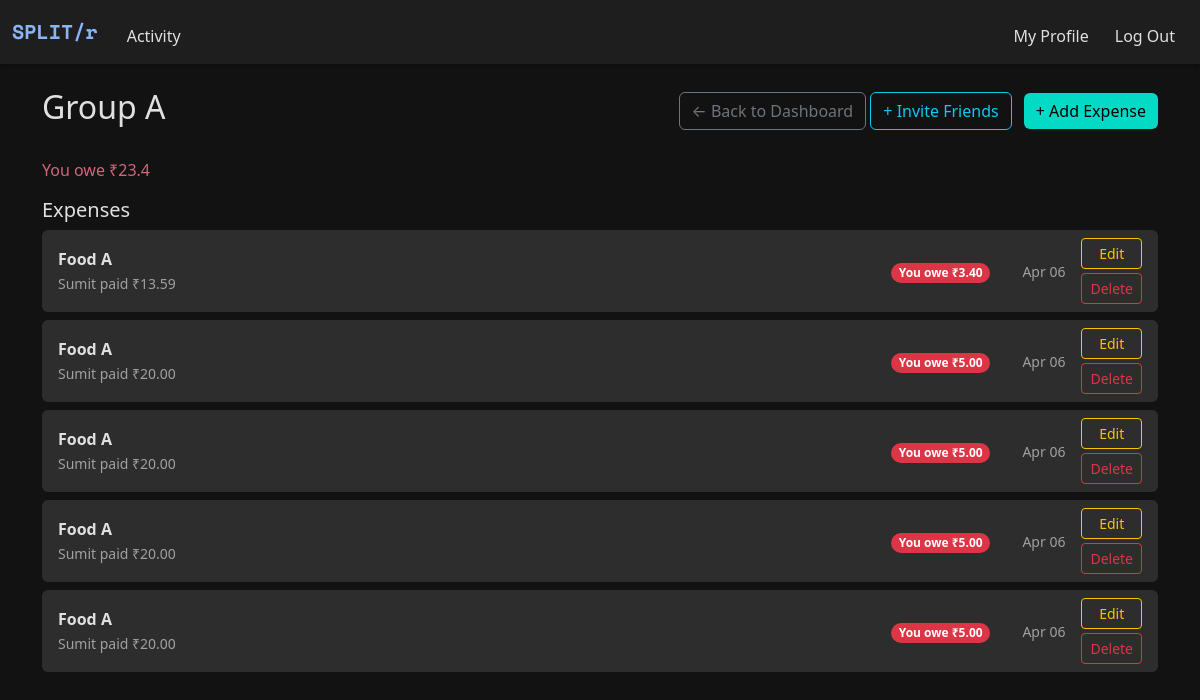
Before: /group/1 (signed in) with the older database file.
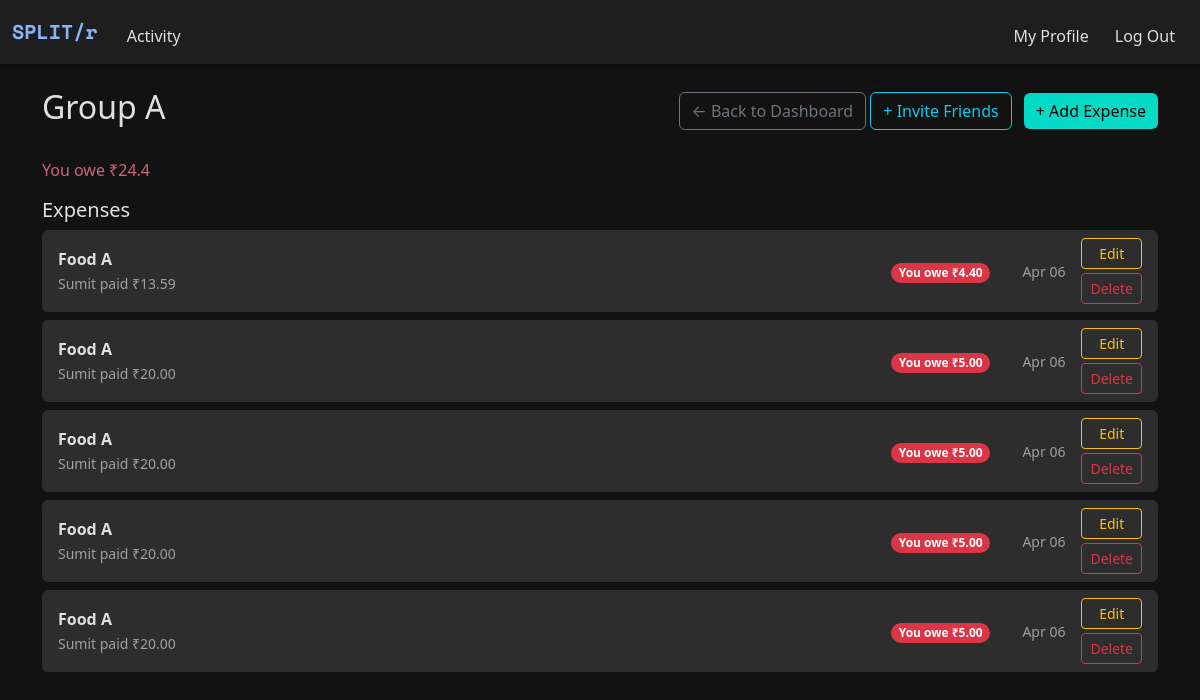
After: the same page with the newer database file.
### models.py (models this page shows)
class Group(db.Model):
    __tablename__ = "groups"
    id = db.Column(db.Integer, primary_key=True)
    name = db.Column(db.String(100), nullable=False)
    users = db.relationship("User", secondary="group_members", backref="groups")

class Expense(db.Model):
    __tablename__ = "expenses"
    id = db.Column(db.Integer, primary_key=True)
    description = db.Column(db.String(120))
    amount = db.Column(db.Float)
    paid_by_id = db.Column(db.Integer, db.ForeignKey("users.id"))
    group_id = db.Column(db.Integer, db.ForeignKey("groups.id"), nullable=True)  # Optional
    timestamp = db.Column(db.DateTime, default=datetime.now)
    splits = db.relationship("ExpenseSplit", backref="expense", lazy=True)
    paid_by = db.relationship("User", foreign_keys=[paid_by_id])

class User(db.Model):
    __tablename__ = "users"
    id = db.Column(db.Integer, primary_key=True)
    name = db.Column(db.String(100), nullable=False)
    username = db.Column(db.String(50), unique=True, nullable=False)
    password = db.Column(db.String(200), nullable=False)

class ExpenseSplit(db.Model):
    __tablename__ = "expense_split"
    id = db.Column(db.Integer, primary_key=True)
    expense_id = db.Column(db.Integer, db.ForeignKey("expenses.id"))
    user_id = db.Column(db.Integer, db.ForeignKey("users.id"))
    amount = db.Column(db.Float)

### app.py (the view)
@app.route('/group/<int:group_id>')
@login_required
def group_page(group_id):
    group = Group.query.get_or_404(group_id)
    current_user_id = session.get("user_id")
    if current_user_id not in [u.id for u in group.users]:
        flash("You do not have access to this group.", "danger")
        return redirect("/")
    expenses = Expense.query.filter_by(group_id=group.id).order_by(
        Expense.timestamp.desc()).all()
    balance = 0.0
    for expense in expenses:
        for split in expense.splits:
            if split.user_id == current_user_id:
                balance -= split.amount
        if expense.paid_by_id == current_user_id:
            balance += expense.amount
    return render_template(
        "group.html", group=group, expenses=expenses, balance=balance)

### helper.py (called while the page is built)
def login_required(f):
    @wraps(f)
    def decorated_function(*args, **kwargs):
        if "user_id" not in session:
            flash("You must be logged in to view this page.", "danger")
            return redirect("/login")
        return f(*args, **kwargs)
    return decorated_function

### templates/group.html (shortened to what this page needs)
{% extends "layout.html" %}
{% block main %}
<div class="container py-4">
    <div class="d-flex justify-content-between align-items-center mb-4">
        <h2>{{ group.name }}</h2>
        <div>
            <a href="/" class="btn btn-outline-secondary">← Back to Dashboard</a>
            <a href="{{ url_for('invite_friends', group_id=group.id) }}" class="btn btn-outline-info me-2">+ Invite Friends</a>
            <a href="{{ url_for('add_group_expense', group_id=group.id) }}" class="btn btn-success">+ Add Expense</a>
        </div>
    </div>
    {% if balance < 0 %}
        <p class="text-danger-custom">You owe ₹{{ -balance | round(2) }}</p>
    {% elif balance > 0 %}
        <p class="text-success-custom">You are owed ₹{{ balance | round(2) }}</p>
    {% else %}
        <p class="text-secondary-custom">All settled up in this group!</p>
    {% endif %}
    <h5>Expenses</h5>
    {% if expenses %}
        <ul class="list-unstyled">
            {% for expense in expenses %}
                {% set is_payer = expense.paid_by_id == session["user_id"] %}
                {% set user_split = expense.splits | selectattr("user_id", "equalto", session["user_id"]) | list %}
                {% set you_owe = user_split[0].amount if user_split else 0 %}
                {% set payer_name = expense.paid_by.name if expense.paid_by else "Unknown" %}
                <li class="mb-2 px-3 py-2 rounded" style="background-color: var(--dark-tertiary);">
                    <div class="d-flex justify-content-between align-items-center">
                        <div class="flex-grow-1 me-3">
                            <strong>{{ expense.description }}</strong><br>
                            <small class="text-muted-custom">{{ payer_name }} paid ₹{{ "%.2f"|format(expense.amount) }}</small>
                        </div>
                        <div class="text-center mx-3">
                            {% if is_payer %}
                                <span class="badge bg-success rounded-pill">You are owed ₹{{ "%.2f"|format(expense.amount - you_owe) }}</span>
                            {% else %}
                                <span class="badge bg-danger rounded-pill">You owe ₹{{ "%.2f"|format(you_owe) }}</span>
                            {% endif %}
                        </div>
                        <small class="text-muted-custom ms-3" style="white-space: nowrap;">
                            {{ expense.timestamp.strftime('%b %d') }}
                        </small>
                        <div class="ms-3 d-flex flex-column">
                            <a href="{{ url_for('edit_group_expense', group_id=group.id, expense_id=expense.id) }}"
                               class="btn btn-outline-warning btn-sm mb-1">Edit</a>
                            <form action="{{ url_for('delete_group_expense', group_id=group.id, expense_id=expense.id) }}"
                                  method="POST" onsubmit="return confirm('Are you sure you want to delete this expense?');">
                                <button type="submit" class="btn btn-outline-danger btn-sm">Delete</button>
                            </form>
                        </div>
                    </div>
                </li>
            {% endfor %}
        </ul>
    {% else %}
        <p class="text-muted-custom">No expenses added yet.</p>
    {% endif %}
</div>
{% endblock %}

### templates/layout.html (shortened to what this page needs)
<!DOCTYPE html>
<html lang="en">
<head>
    <link href="https://cdn.jsdelivr.net/npm/bootstrap@5.3.3/dist/css/bootstrap.min.css" rel="stylesheet">
    <link href="/static/style.css" rel="stylesheet">
</head>
<body>
    <nav class="navbar navbar-expand-md">
        <div class="container-fluid">
            <a class="navbar-brand space-mono" href="/">SPLIT/r</a>
            <div class="collapse navbar-collapse" id="navbar">
                {% if session["user_id"] %}
                    <ul class="navbar-nav me-auto mt-2">
                        <li class="nav-item"><a class="nav-link" href="/history">Activity</a></li>
                    </ul>
                    <ul class="navbar-nav ms-auto mt-2">
                        <li class="nav-item"><a class="nav-link" href="/profile">My Profile</a></li>
                        <li class="nav-item"><a class="nav-link" href="/logout">Log Out</a></li>
                    </ul>
                {% else %}
                    <ul class="navbar-nav ms-auto mt-2">
                        <li class="nav-item"><a class="nav-link" href="/register">Register</a></li>
                        <li class="nav-item"><a class="nav-link" href="/login">Log In</a></li>
                    </ul>
                {% endif %}
            </div>
        </div>
    </nav>
    <main>
        {% block main %}{% endblock %}
    </main>
</body>
</html>

### static/style.css (style rules this page uses)
:root { --dark-bg: #121212; --dark-secondary: #1e1e1e; --dark-tertiary: #2d2d2d; --text-primary: #e0e0e0; --text-secondary: #a0a0a0; --accent-color: #8ab4f8; --danger-color: #cf6679; --success-color: #03dac6; }
html, body { height: 100%; margin: 0; padding: 0; background-color: var(--dark-bg); color: var(--text-primary); display: flex; flex-direction: column; }
main { flex: 1; display: flex; align-items: stretch; }
.space-mono { font-family: 'Space Mono', monospace; }
body { background-color: var(--dark-bg); color: var(--text-primary); min-height: 100vh; display: flex; flex-direction: column; }
.text-danger-custom { color: var(--danger-color) !important; }
.text-muted-custom { color: var(--text-secondary) !important; }
.navbar { background-color: var(--dark-secondary); box-shadow: 0 2px 4px rgba(0, 0, 0, 0.3); }
.navbar-brand { color: var(--accent-color); font-weight: bold; }
.nav-link { color: var(--text-primary); margin: 0 5px; transition: color 0.3s; }
.btn-primary, .btn-danger, .btn-success { border: none; }
.btn-success { background-color: var(--success-color); color: #000; }

Changed rows visible on the page:
removed ExpenseSplit: amount "3.40"
added ExpenseSplit: amount "4.40"
Other visible differences:
{{ balance | round(2) }}: "23.4" → "24.4"
